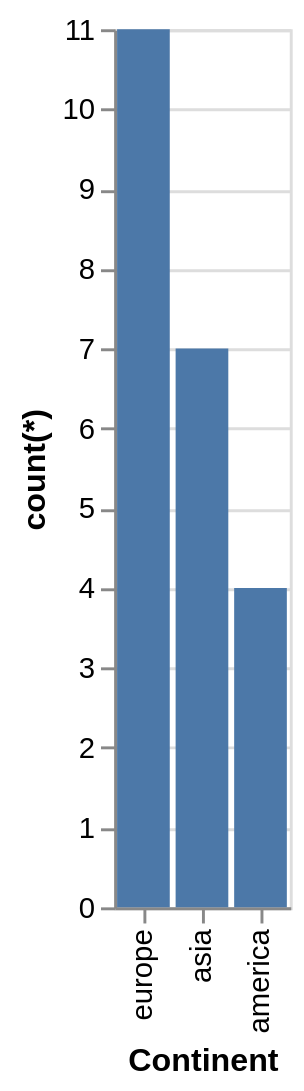

The Vega-Lite source for this figure:
### Vega-Lite specification from a JSON file in a GitHub repository (floating-point values rounded to 4 significant figures)
{"data": {"values": [{"x_data": "america", "y_data": 4}, {"x_data": "asia", "y_data": 7}, {"x_data": "europe", "y_data": 11}]}, "mark": "bar", "encoding": {"x": {"field": "x_data", "type": "nominal", "title": "Continent", "sort": {"op": "sum", "field": "y_data", "order": "descending"}}, "y": {"field": "y_data", "type": "quantitative", "title": "count(*)"}}}
